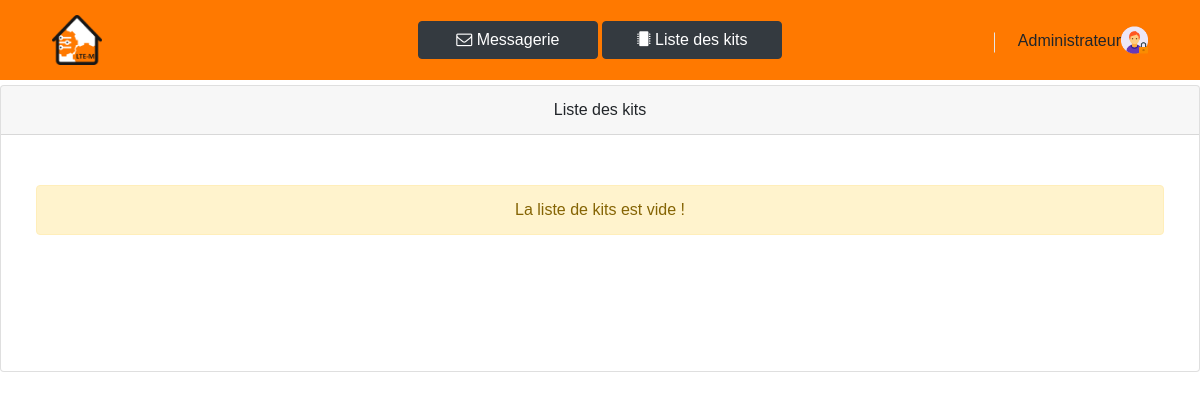
/listKitsAdmin.php (signed in), run on an earlier commit of the app's database.
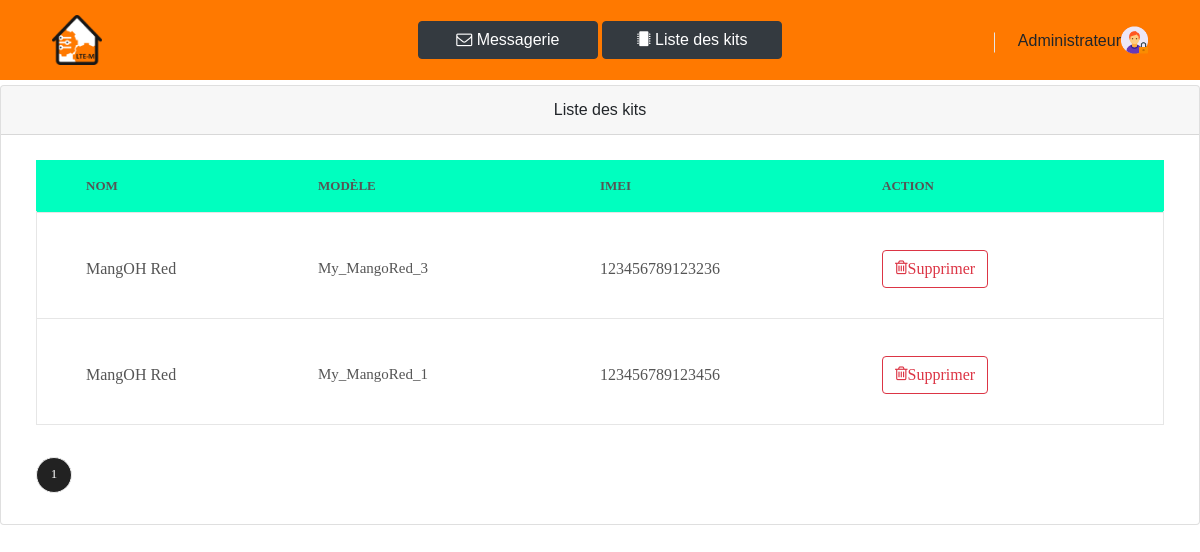
And on a later commit of the database.
### tables this page shows
CREATE TABLE `kit` (
  `idKit` int(25) NOT NULL,
  `imei` varchar(25) NOT NULL,
  `serialNumber` varchar(25) NOT NULL,
  `modele` varchar(25) NOT NULL,
  `libelle` varchar(25) NOT NULL,
  `idClient` varchar(25) NOT NULL
);

### listKitsAdmin.php (the view, shortened to what this page needs)
<!DOCTYPE html>
<html lang="fr">
<head>
	<link rel="stylesheet" type="text/css" href="libs/vendor/bootstrap/css/bootstrap.min.css">
	<link rel="stylesheet" type="text/css" href="libs/fonts/font-awesome-4.7.0/css/font-awesome.min.css">
	<link rel="stylesheet" type="text/css" href="libs/fonts/themify/themify-icons.css">
	<link rel="stylesheet" type="text/css" href="libs/fonts/Linearicons-Free-v1.0.0/icon-font.min.css">
	<link rel="stylesheet" type="text/css" href="libs/fonts/elegant-font/html-css/style.css">
	<link rel="stylesheet" type="text/css" href="libs/vendor/animate/animate.css">
	<link rel="stylesheet" type="text/css" href="libs/vendor/css-hamburgers/hamburgers.min.css">
	<link rel="stylesheet" type="text/css" href="libs/vendor/animsition/css/animsition.min.css">
	<link rel="stylesheet" type="text/css" href="libs/vendor/select2/select2.min.css">
	<link rel="stylesheet" type="text/css" href="libs/vendor/slick/slick.css">
	<link rel="stylesheet" type="text/css" href="libs/css/util.css">
	<link rel="stylesheet" type="text/css" href="libs/css/main.css">
</head>
<body class="animsition">
	<?php
	require "header3.php"
	?>
	<div class="card text-center m-t-85">
		<div class="card-header">
			Liste des kits
		</div>
		<div class="card-body">
			<?php
			$kitsParPage = 5;
			$nbkits = 0;
			$bdd2 = new mysqli($servername, $username, $password, $dbname);
			$stmt4 = mysqli_prepare($bdd2, 'SELECT imei, modele, libelle FROM kit ORDER BY idKit DESC');
			mysqli_stmt_execute($stmt4);
			mysqli_stmt_bind_result($stmt4, $donnees['imei'], $donnees['modele'], $donnees['libelle']);
			while (mysqli_stmt_fetch($stmt4)) {
				$data[$nbkits] = $donnees['imei'] . ";" . $donnees['modele'] . ";" . $donnees['libelle'];
				$nbkits++;
			}
			$pagesTotales = ceil($nbkits / $kitsParPage);
			if (isset($_GET['page'])  and !empty($_GET['page'])  and $_GET['page'] > 0 and $_GET['page'] <= $pagesTotales) {
				$_GET['page'] = intval($_GET['page']);
				$pageCourante = $_GET['page'];
			} else {
				$pageCourante = 1;
			}
			if ($nbkits > 0) {
			?>
				<div align="left">
					<section class="cart bgwhite p-t-5 p-b-5">
						<div class="container">
							<div class="container-table-cart pos-relative">
								<div class="wrap-table-shopping-cart bgwhite">
									<table class="table-shopping-cart table-hover ">
										<tr class="table-head" style="background-color:#00FFBF;">
											<th style="width:25%;text-align:left" class="column-1">Nom</th>
											<th style="width:25%;text-align:left" class="column-2">Modèle</th>
											<th style="width:25%;text-align:left" class="column-3">IMEI</th>
											<th style="width:25%;text-align:left" class="column-4">Action</th>
										</tr>
										<?php
										foreach ($data as $value) {
											$tab = explode(";", $value);
										?>
											<tr class="table-row">
												<td class="column-1"><?php echo $tab[1];  ?></td>
												<td class="column-2"><?php echo $tab[2];  ?></td>
												<td class="column-3"><?php echo $tab[0];  ?> </td>
												<td class="column-4">
													<a href="deleteKit.php?imei=<?php echo $tab[0]; ?>"><button type="button" class="btn btn-outline-danger"><i style="float: left;" class="fa fa-trash-o"></i> Supprimer </button></a>
												</td>
											</tr>
										<?php } ?>
									</table>
								</div>
							</div>
							<div class="pagination flex-m flex-w p-t-26">
								<?php
								for ($nump = 1; $nump <= $pagesTotales; $nump++) {
									if ($nump == $pageCourante) {
								?>
										<a href="#" class="item-pagination flex-c-m trans-0-4 active-pagination"><?php echo $nump ?></a>
									<?php
									} else {
									?>
										<a href="listeKitsAdmin.php?page=<?php echo $nump ?>" class="item-pagination flex-c-m trans-0-4"><?php echo $nump ?></a>
								<?php
									}
								}
								?>
							</div>
						</div>
					</section>
				</div>
			<?php
			} else {
			?>
				<section class="cart bgwhite p-t-30 p-b-100">
					<div class="container">
						<div align="center" class="alert alert-warning" role="alert">
							La liste de kits est vide !
						</div>
					</div>
				</section>
			<?php } ?>
		</div>
	</div>
</body>
</html>

What changed in the data, as far as the page shows it:
added kit: modele "MangOH Red", libelle "My_MangoRed_3", imei "123456789123236"
added kit: modele "MangOH Red", libelle "My_MangoRed_1", imei "123456789123456"
Also different on the page:
text no longer shown: "La liste de kits est vide !"
text now shown: "NOM MODÈLE IMEI ACTION"
new list line: "1"
